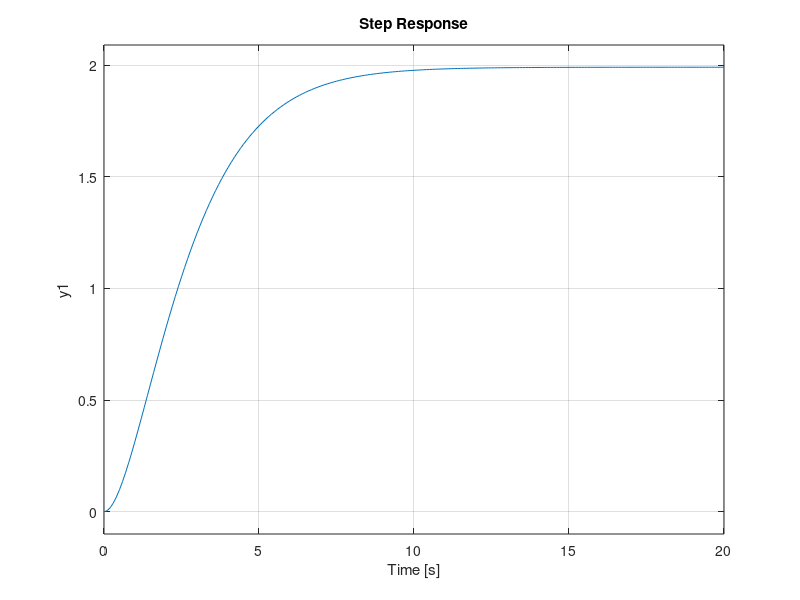

This chart was generated by the following MATLAB code:
%Clear
clear
clc
close all

%%Define Transfer Function
% Mechanical Translational System (Mass, Spring, Damper)
% G(s) = 1 / (s + 0.75) (s + 0.67)

M = 1;
B = 1.42;
k = 0.5025

G_num = [1];
G_den = [M B k];
G = tf(G_num,G_den)

%step response
step(G,0:0.1:20)

